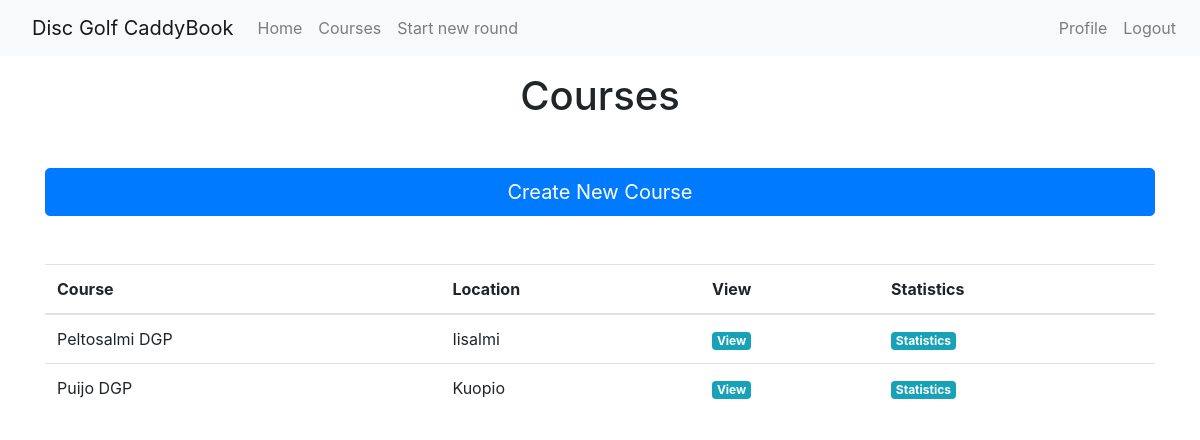
The app's page /courses (signed in), older data.
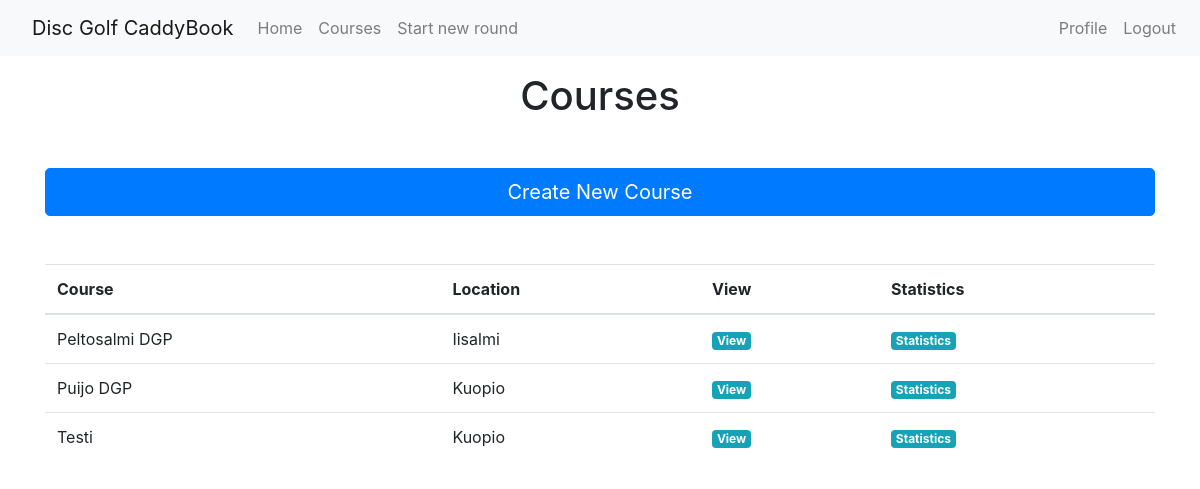
The same page, newer data.
### app/models.py (models this page shows, shortened)
class Course(db.Model):
    id = db.Column(db.Integer, primary_key=True)
    coursename = db.Column(db.String(64), index=True, unique=True)
    courseholes = db.Column(db.Integer)
    courselocation = db.Column(db.String(64))
    rounds = db.relationship('Round', backref='course', lazy='dynamic')
    holes = db.relationship('Hole', backref='course', lazy='dynamic')

### app/routes.py (the view)
@app.route('/courses')
@login_required
def courses():
    courses = Course.query.all()
    return render_template('courses.html', courses = courses)

### app/models.py (called while the page is built)
@login.user_loader
def load_user(id):
    return User.query.get(int(id))

### app/templates/courses.html
{% extends "base.html" %}
{% block content %}
<div class="container my-3">
    <h1 class="text-center">Courses</h1>
</div>
<div class="container my-5">
    <a class="btn btn-primary btn-lg btn-block" href="{{ url_for('createcourse') }}" role="button">Create New Course</a>
</div>
<div class="container my-3">
    <table class="table">
        <thead>
            <tr>
                <th scope="col">Course</th>
                <th scope="col">Location</th>
                <th scope="col">View</th>
                <th scope="col">Statistics</th>
            </tr>
        </thead>
        <tbody>
            {% for course in courses %}
            <tr>
                <td>{{ course.coursename }}</td>
                <td>{{ course.courselocation }}</td>
                <td><a class="badge badge-info" href="{{ url_for('course', coursename=course.coursename) }}">View</a></td>
                <td><a class="badge badge-info"
                        href="{{ url_for('analyzecourse', coursename=course.coursename) }}">Statistics</a></td>
            </tr>
            {% endfor %}
        </tbody>
    </table>
</div>
{% endblock %}

### app/templates/base.html (shortened to what this page needs)
<!DOCTYPE html>
<html lang="en">
<head>
    {% block styles %}
        {{ bootstrap.load_css() }}
    {% endblock %}
</head>
<body>
    <nav class="navbar navbar-expand-lg navbar-light bg-light">
        <div class="collapse navbar-collapse" id="navbarSupportedContent">
            <ul class="navbar-nav mr-auto">
                <li class="nav-item active">
                    <a class="navbar-brand" href="{{ url_for('index') }}">Disc Golf CaddyBook</a>
                </li>
                {% if current_user.is_anonymous %}
                {% else %}
                    <li class="nav-item">
                        <a class="nav-link" href="{{ url_for('index') }}">Home</a>
                    </li>
                    <li class="nav-item">
                        <a class="nav-link" href="{{ url_for('courses') }}">Courses</a>
                    </li>
                    <li class="nav-item">
                        <a class="nav-link" href="{{ url_for('createround') }}">Start new round</a>
                    </li>
                {% endif %}
            </ul>
            <ul class="navbar-nav ml-auto">
                {% if current_user.is_anonymous %}
                {% else %}
                    <li class="nav-item">
                        <a class="nav-link" href="{{ url_for('user', username=current_user.username) }}">Profile</a>
                    </li>
                    <li class="nav-item">
                        <a class="nav-link" href="{{ url_for('logout') }}">Logout</a>
                    </li>
                {% endif %}
            </ul>
        </div>
    </nav>
    <div class="container-fluid">
        {% block content %}{% endblock %}
    </div>
</body>
</html>

Row changes from the older to the newer data that the page shows:
added Course: coursename "Testi", courselocation "Kuopio"
